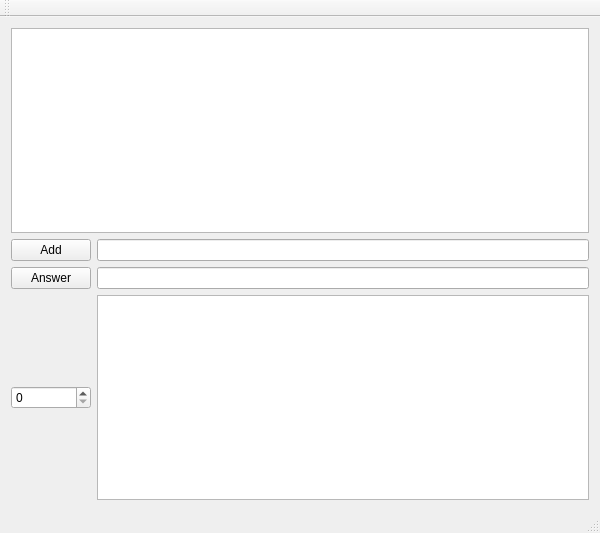
<?xml version="1.0" encoding="UTF-8"?>
<ui version="4.0">
 <class>sesiuneOOPClass</class>
 <widget class="QMainWindow" name="sesiuneOOPClass">
  <property name="geometry">
   <rect>
    <x>0</x>
    <y>0</y>
    <width>600</width>
    <height>533</height>
   </rect>
  </property>
  <property name="windowTitle">
   <string>sesiuneOOP</string>
  </property>
  <widget class="QWidget" name="centralWidget">
   <layout class="QGridLayout" name="gridLayout">
    <item row="0" column="0" colspan="2">
     <widget class="QListWidget" name="listWidget"/>
    </item>
    <item row="1" column="0">
     <widget class="QPushButton" name="addButton">
      <property name="text">
       <string>Add</string>
      </property>
     </widget>
    </item>
    <item row="1" column="1">
     <widget class="QLineEdit" name="lineEdit"/>
    </item>
    <item row="2" column="0">
     <widget class="QPushButton" name="answerButton">
      <property name="text">
       <string>Answer</string>
      </property>
     </widget>
    </item>
    <item row="2" column="1">
     <widget class="QLineEdit" name="answerInput"/>
    </item>
    <item row="3" column="0">
     <widget class="QSpinBox" name="spinBox"/>
    </item>
    <item row="3" column="1">
     <widget class="QListWidget" name="listWidgetAnswers"/>
    </item>
   </layout>
  </widget>
  <widget class="QMenuBar" name="menuBar">
   <property name="geometry">
    <rect>
     <x>0</x>
     <y>0</y>
     <width>600</width>
     <height>21</height>
    </rect>
   </property>
  </widget>
  <widget class="QToolBar" name="mainToolBar">
   <attribute name="toolBarArea">
    <enum>TopToolBarArea</enum>
   </attribute>
   <attribute name="toolBarBreak">
    <bool>false</bool>
   </attribute>
  </widget>
  <widget class="QStatusBar" name="statusBar"/>
 </widget>
 <layoutdefault spacing="6" margin="11"/>
 <resources>
  <include location="sesiuneOOP.qrc"/>
 </resources>
 <connections/>
</ui>
